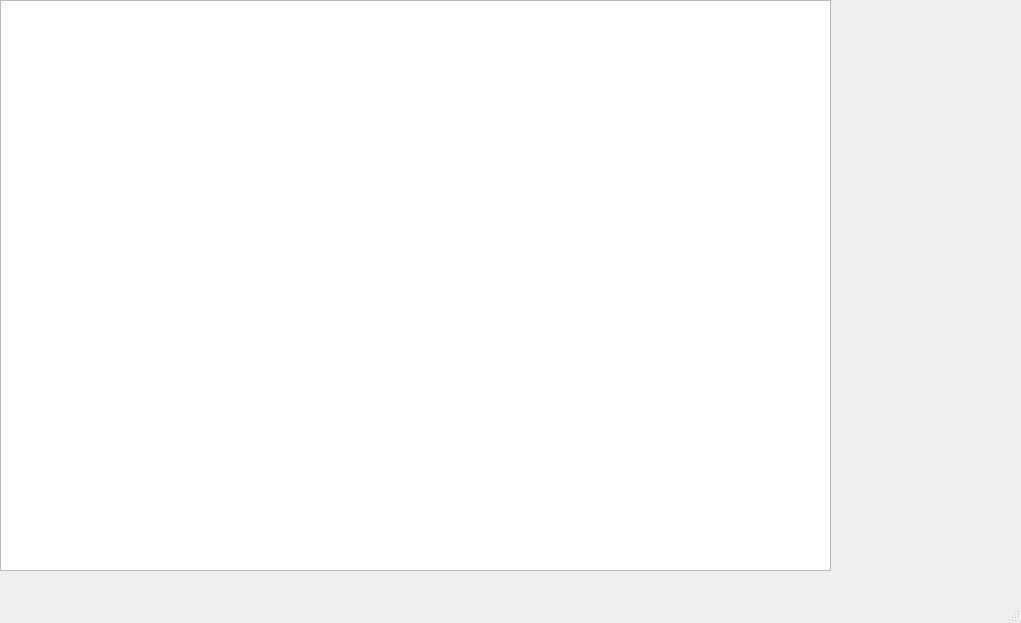
<?xml version="1.0" encoding="UTF-8"?>
<ui version="4.0">
 <class>MainWindow</class>
 <widget class="QMainWindow" name="MainWindow">
  <property name="geometry">
   <rect>
    <x>0</x>
    <y>0</y>
    <width>1021</width>
    <height>623</height>
   </rect>
  </property>
  <property name="minimumSize">
   <size>
    <width>600</width>
    <height>480</height>
   </size>
  </property>
  <property name="windowTitle">
   <string>SEGS MotionTest</string>
  </property>
  <property name="windowIcon">
   <iconset>
    <normaloff>Resources/app-icon.svg</normaloff>Resources/app-icon.svg</iconset>
  </property>
  <widget class="QWidget" name="centralwidget">
   <widget class="QGraphicsView" name="graphicsView">
    <property name="geometry">
     <rect>
      <x>0</x>
      <y>0</y>
      <width>831</width>
      <height>571</height>
     </rect>
    </property>
   </widget>
  </widget>
  <widget class="QMenuBar" name="menubar">
   <property name="geometry">
    <rect>
     <x>0</x>
     <y>0</y>
     <width>1021</width>
     <height>25</height>
    </rect>
   </property>
  </widget>
  <widget class="QStatusBar" name="statusbar"/>
 </widget>
 <resources/>
 <connections/>
</ui>
